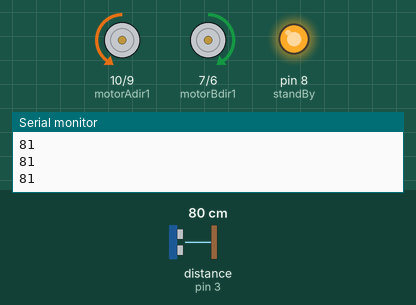
A sketch run on a simulated Arduino Uno, built with avr-gcc and run on an emulated ATmega328P. On the bench: motor-driver pin pairs drawn as motors (green arrow = first pin HIGH = forward, orange = second pin HIGH = backward, longer = more drive, scaled by the enable pin, stopped while the standby pin is LOW), output pins drawn as LEDs (lit = HIGH), the last lines printed to the serial monitor. Inputs (shaded band) come from the test bench; at power-on: distance to the obstacle (sensor on pin 3) 80 cm. The echo pulse lasts 58.3 µs per cm; random numbers use the default seed unless the sketch sets one.

Above: at 1.2 s.
1.3 s: distance to the obstacle (sensor on pin 3) set to 11 cm
2.8 s: distance to the obstacle (sensor on pin 3) set to 8 cm
At 4.0 s:
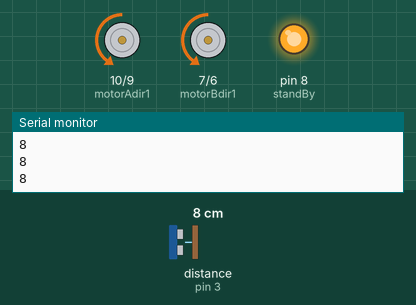
4.3 s: distance to the obstacle (sensor on pin 3) set to 18 cm
At 5.5 s:
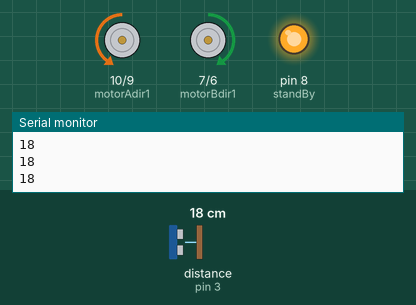
5.8 s: distance to the obstacle (sensor on pin 3) set to 2 cm
At 7.0 s:
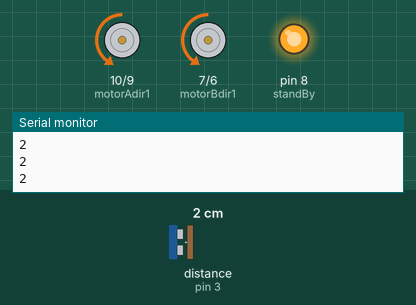
Timing chart, 0 to 8.3 s (numbered marks = the images above; inputs shaded):
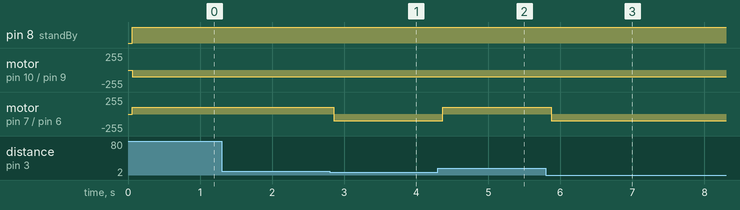

Measured:
- the behaviour switches between 10 and 9 cm on distance to the obstacle (sensor on pin 3) (found by bisection; images 0 and 1)
- after the input at 2.8 s, motor on pin 7 (motorBdir1) / pin 6 (motorBdir2): forward 100/255 → backward 100/255 after 0.06 s
- after the input at 4.3 s, motor on pin 7 (motorBdir1) / pin 6 (motorBdir2): backward 100/255 → forward 100/255 after 0.07 s
- after the input at 5.8 s, motor on pin 7 (motorBdir1) / pin 6 (motorBdir2): forward 100/255 → backward 100/255 after 0.07 s

The sketch:

05_avoid_obstacles_continuos.ino
```cpp
/*
 * example code of a robot capable of avoiding obstacles.
 */

const int motorASpeed = 11; //pwmA
const int motorBSpeed = 5;  //pwmB

const int motorAdir1 = 10;  //Ain1
const int motorAdir2 = 9;   //Ain2

const int motorBdir1 = 7;   //Bin1
const int motorBdir2 = 6;   //Bin2

const int standBy = 8;      //stby


#include <NewPing.h>

#define TRIGGER_PIN  2  // Arduino pin tied to trigger pin on the ultrasonic sensor.
#define ECHO_PIN     3  // Arduino pin tied to echo pin on the ultrasonic sensor.
#define MAX_DISTANCE 200 // Maximum distance we want to ping for (in centimeters). Maximum sensor distance is rated at 400-500cm.

NewPing sonar(TRIGGER_PIN, ECHO_PIN, MAX_DISTANCE); // NewPing setup of pins and maximum distance.

long lastUpdate = 0;
long updateFrequency = 50;

boolean foundObstacles = false;
boolean turnDirection = 0; //true=right, false=left

void setup() {
  // put your setup code here, to run once:
  pinMode(motorASpeed, OUTPUT);
  pinMode(motorBSpeed, OUTPUT);
  pinMode(motorAdir1, OUTPUT);
  pinMode(motorAdir2, OUTPUT);
  pinMode(motorBdir1, OUTPUT);
  pinMode(motorBdir2, OUTPUT);
  pinMode(standBy, OUTPUT);

  Serial.begin(9600);

  setRobotSpeed(100);
}

void loop() {

  if (millis() - lastUpdate > updateFrequency) {
    int distanceFromObstacles = sonar.ping_cm();

    Serial.println(distanceFromObstacles);

    if (foundObstacles) {
      if (distanceFromObstacles > 10) {
        foundObstacles = false;
      }
      if (turnDirection == 1) {
        turnRight();
      } else if (turnDirection == 0) {
        turnLeft();
      }

    } else {
      moveForward();
      if (distanceFromObstacles < 10) {
        foundObstacles = true;
        if (random(10) > 5) {
          turnDirection = 1;
        } else {
          turnDirection = 0;
        }
      }
    }

    lastUpdate = millis();
  }
}

void setRobotSpeed(int speed) {
  analogWrite(motorASpeed, speed);
  analogWrite(motorBSpeed, speed);
}

void moveForward() {
  digitalWrite(standBy, HIGH);
  digitalWrite(motorAdir1, LOW);
  digitalWrite(motorAdir2, HIGH);
  digitalWrite(motorBdir1, HIGH);
  digitalWrite(motorBdir2, LOW);
}

void moveBackward() {
  digitalWrite(standBy, HIGH);
  digitalWrite(motorAdir1, HIGH);
  digitalWrite(motorAdir2, LOW);
  digitalWrite(motorBdir1, LOW);
  digitalWrite(motorBdir2, HIGH);
}

void turnRight() {
  digitalWrite(motorAdir1, LOW);
  digitalWrite(motorAdir2, HIGH);
  digitalWrite(motorBdir1, LOW);
  digitalWrite(motorBdir2, HIGH);
}

void turnLeft() {
  digitalWrite(motorAdir1, HIGH);
  digitalWrite(motorAdir2, LOW);
  digitalWrite(motorBdir1, HIGH);
  digitalWrite(motorBdir2, LOW);
}

void stopRobot() {
  digitalWrite(standBy, LOW);
  digitalWrite(motorAdir1, HIGH);
  digitalWrite(motorAdir2, HIGH);
  digitalWrite(motorBdir1, HIGH);
  digitalWrite(motorBdir2, HIGH);

}
```
